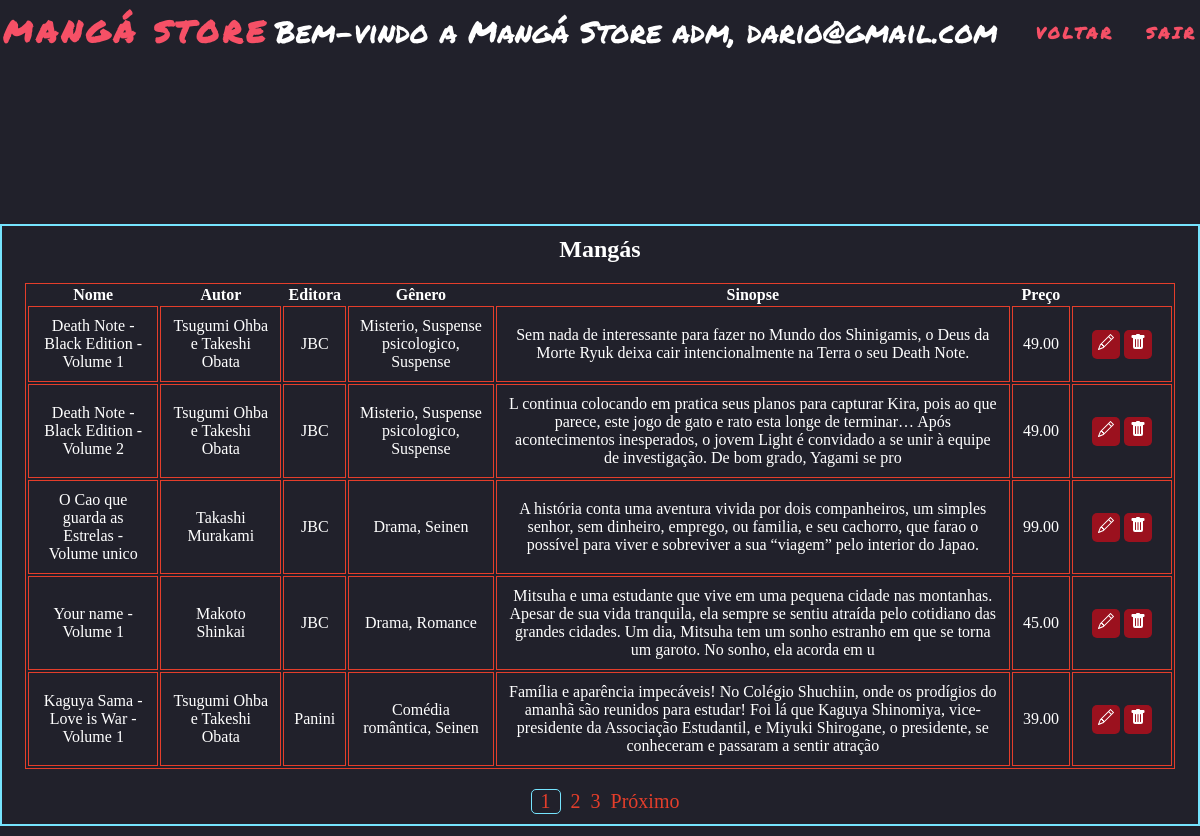
Page /pages/mangas/lista_mangas.php?pagina=1 (signed in) on the committed database.
### tables this page shows
CREATE TABLE IF NOT EXISTS `manga` (
    `idManga` int(2) NOT NULL AUTO_INCREMENT,
    `nome` varchar(45) NOT NULL,
    `autor` varchar(45) NOT NULL,
    `editora` varchar(45) NOT NULL,
    `genero` varchar(45) NOT NULL,
    `sinopse` varchar(255) NOT NULL,
    `preco` DECIMAL(10, 2) NOT NULL,
    PRIMARY KEY (`idManga`)
);

### pages/mangas/lista_mangas.php (the view, shortened to what this page needs)
<?php
include_once('../connection/config.php');
if (isset($_GET['pagina'])) {
    $pag = $_GET['pagina'];
    $busca = "SELECT * FROM manga";
    $todos = mysqli_query($con, $busca);
    $registros = "5";
    $tr = mysqli_num_rows($todos);
    $tp = ceil($tr / $registros);
    $inicio = ($registros * $pag) - $registros;
    $limite = mysqli_query($con, "$busca LIMIT $inicio, $registros");
    $proximo = $pag + 1;
}
?>
<!DOCTYPE html>
<html lang="pt-br">
<head>
    <link rel="stylesheet" href="lista_manga.css">
</head>
<body>
    <header>
        <nav class="menu">
            <h1 class="logo">Mangá Store</h1>
            <p class="bem-vindo">Bem-vindo a Mangá Store adm, <?php echo $_SESSION["email_usuario"]; ?></p>
            <ul class="nav-list">
                <li><a href="../sistema/sistemaAdm.php">Voltar</a></li>
                <li><a href="../login/login.php">Sair</a></li>
            </ul>
        </nav>
    </header>
    <main>
        <section class="sistema">
    <div class="sistema-box">
        <div class="sistema-container">
            <h2>Mangás</h2>
            <div class="table-container">
                <table class="table">
                    <thead>
                        <tr>
                            <th scope="col">Nome</th>
                            <th scope="col">Autor</th>
                            <th scope="col">Editora</th>
                            <th scope="col">Gênero</th>
                            <th scope="col">Sinopse</th>
                            <th scope="col">Preço</th>
                        </tr>
                    </thead>
                    <tbody>
                        <?php
                        while ($manga_data = mysqli_fetch_assoc($limite)) {
                            echo "<tr>";
                            echo "<td>" . $manga_data['nome'] . "</td>";
                            echo "<td>" . $manga_data['autor'] . "</td>";
                            echo "<td>" . $manga_data['editora'] . "</td>";
                            echo "<td>" . $manga_data['genero'] . "</td>";
                            echo "<td>" . $manga_data['sinopse'] . "</td>";
                            echo "<td>" . $manga_data['preco'] . "</td>";
                            echo "<td class='btns'>
                            <a class='btnEditar' href='edicao_mangas.php?id=$manga_data[idManga]' title='Editar'>
                            <svg xmlns='http://www.w3.org/2000/svg' width='16' height='16' fill='currentColor' class='bi bi-pencil' viewBox='0 0 16 16'>
                            <path d='M12.146.146a.5.5 0 0 1 .708 0l3 3a.5.5 0 0 1 0 .708l-10 10a.5.5 0 0 1-.168.11l-5 2a.5.5 0 0 1-.65-.65l2-5a.5.5 0 0 1 .11-.168l10-10zM11.207 2.5 13.5 4.793 14.793 3.5 12.5 1.207 11.207 2.5zm1.586 3L10.5 3.207 4 9.707V10h.5a.5.5 0 0 1 .5.5v.5h.5a.5.5 0 0 1 .5.5v.5h.293l6.5-6.5zm-9.761 5.175-.106.106-1.528 3.821 3.821-1.528.106-.106A.5.5 0 0 1 5 12.5V12h-.5a.5.5 0 0 1-.5-.5V11h-.5a.5.5 0 0 1-.468-.325z'/>
                        </svg></a>
                        <a class='btnExcluir' href='delete.php?id=$manga_data[idManga]' title='Excluir'>
                            <svg xmlns='http://www.w3.org/2000/svg' width='16' height='16' fill='currentColor' class='bi bi-trash-fill' viewBox='0 0 16 16'>
                                <path d='M2.5 1a1 1 0 0 0-1 1v1a1 1 0 0 0 1 1H3v9a2 2 0 0 0 2 2h6a2 2 0 0 0 2-2V4h.5a1 1 0 0 0 1-1V2a1 1 0 0 0-1-1H10a1 1 0 0 0-1-1H7a1 1 0 0 0-1 1H2.5zm3 4a.5.5 0 0 1 .5.5v7a.5.5 0 0 1-1 0v-7a.5.5 0 0 1 .5-.5zM8 5a.5.5 0 0 1 .5.5v7a.5.5 0 0 1-1 0v-7A.5.5 0 0 1 8 5zm3 .5v7a.5.5 0 0 1-1 0v-7a.5.5 0 0 1 1 0z'/>
                            </svg>
                        </a>
                        </td>";
                            echo "</tr>";
                        }
                        ?>
                    </tbody>
                </table>
            </div>
            <nav class="paginacao-container">
                        <ul class="pagination">
                            <?php
                            for ($i = 1; $i <= $tp; $i++) {
                                if ($pag == $i) {
                                    echo "<li class='page-item active'><a class='page-link' href='?pagina=$i'>$i</a></li>";
                                } else {
                                    echo "<li class='page-item'><a class='page-link' href='?pagina=$i'>$i</a></li>";
                                }
                            }
                            ?>
                            <?php
                            if ($pag < $tp) {
                            ?>
                                <li class="page-item">
                                    <a class="page-link" href="?pagina=<?= $proximo; ?>" aria-label="Próximo">
                                        <span aria-hidden="true">Próximo</span>
                                    </a>
                                </li>
                            <?php } ?>
                        </ul>
                    </nav>
        </div>
    </div>
        </section>
    </main>
</body>
</html>

### pages/mangas/lista_manga.css (style rules this page uses)
:root { --red: #F65066; --orange: #E43E2B; --white: #fff; --blue: #76E4FE; --bg-color: #21212B; }
* { padding: 0; margin: 0; box-sizing: border-box; scroll-behavior: smooth; }
li { list-style: none; }
a { text-decoration: none; }
body { background-color: var(--bg-color); }
header { margin-bottom: 150px; }
.logo { font-family: 'Permanent Marker', cursive; font-size: 24px; text-transform: uppercase; letter-spacing: 4px; color: var(--red); font-weight: bold; font-size: 30px; }
.menu { display: flex; justify-content: space-around; align-items: center; font-family: sans-serif; height: 8vh; }
.bem-vindo { color: var(--white); font-size: 30px; font-family: 'Permanent Marker', cursive; }
.nav-list { list-style: none; display: flex; }
.nav-list li { letter-spacing: 3px; margin-left: 32px; }
.nav-list a { font-family: 'Permanent Marker', cursive; color: var(--red); font-weight: bold; text-transform: uppercase; }
.sistema { display: flex; justify-content: space-around; width: 940px; margin: 0 auto; color: #fff; align-items: center; font-family: cursive; }
.sistema-box { display: flex; flex-direction: column; align-items: center; background: var(--bg-color); width: 940px; padding: 10px; }
.sistema-container { display: flex; flex-direction: column; align-items: center; border: 2px solid var(--blue); width: 1200px; padding: 10px; }
.table-container { display: flex; justify-content: center; align-items: center; margin-top: 20px; }
.table { border: 1px solid var(--orange); width: 1150px; text-align: center; }
.table td { font-family: cursive; border: 1px solid var(--orange); padding: 10px; }
.btns { width: 100px; }
.btnEditar { background-color: #9b111e; color: #fff; padding: 6px; border-radius: 5px; }
.btnExcluir { background-color: #9b111e; color: #fff; padding: 6px; border-radius: 5px; }
.paginacao-container { display: flex; justify-content: center; align-items: center; }
.pagination { display: flex; justify-content: center; align-items: center; margin-top: 20px; }
.page-item { display: flex; justify-content: center; align-items: center; margin-left: 10px; }
.page-link { color: var(--orange); font-size: 20px; text-decoration: none; }
.active { border: 1px solid var(--blue); border-radius: 5px; width: 30px; }

### rows in the picture
manga: nome "Death Note - Black Edition - Volume 1", autor "Tsugumi Ohba e Takeshi Obata", editora "JBC", genero "Misterio, Suspense psicologico, Suspense", sinopse "Sem nada de interessante para fazer no Mundo dos Shinigamis, o Deus da Morte Ryuk deixa cair intencionalmente na Terra o seu Death Note.", preco "49.00"
manga: nome "Death Note - Black Edition - Volume 2", autor "Tsugumi Ohba e Takeshi Obata", editora "JBC", genero "Misterio, Suspense psicologico, Suspense", sinopse "L continua colocando em pratica seus planos para capturar Kira, pois ao que parece, este jogo de gato e rato esta longe de terminar… Após acontecimentos inesperados, o jovem Light é convidado a se unir à equipe de investigação. De bom grado, Yagami se pro", preco "49.00"
manga: nome "O Cao que guarda as Estrelas - Volume unico", autor "Takashi Murakami", editora "JBC", genero "Drama, Seinen", sinopse "A história conta uma aventura vivida por dois companheiros, um simples senhor, sem dinheiro, emprego, ou familia, e seu cachorro, que farao o possível para viver e sobreviver a sua “viagem” pelo interior do Japao.", preco "99.00"
manga: nome "Your name - Volume 1", autor "Makoto Shinkai", editora "JBC", genero "Drama, Romance", sinopse "Mitsuha e uma estudante que vive em uma pequena cidade nas montanhas. Apesar de sua vida tranquila, ela sempre se sentiu atraída pelo cotidiano das grandes cidades. Um dia, Mitsuha tem um sonho estranho em que se torna um garoto. No sonho, ela acorda em u", preco "45.00"
manga: nome "Kaguya Sama - Love is War - Volume 1", autor "Tsugumi Ohba e Takeshi Obata", editora "Panini", genero "Comédia romântica, Seinen", sinopse "Família e aparência impecáveis! No Colégio Shuchiin, onde os prodígios do amanhã são reunidos para estudar! Foi lá que Kaguya Shinomiya, vice-presidente da Associação Estudantil, e Miyuki Shirogane, o presidente, se conheceram e passaram a sentir atração", preco "39.00"

### other values in the picture
$_SESSION["email_usuario"] "dario@gmail.com"
